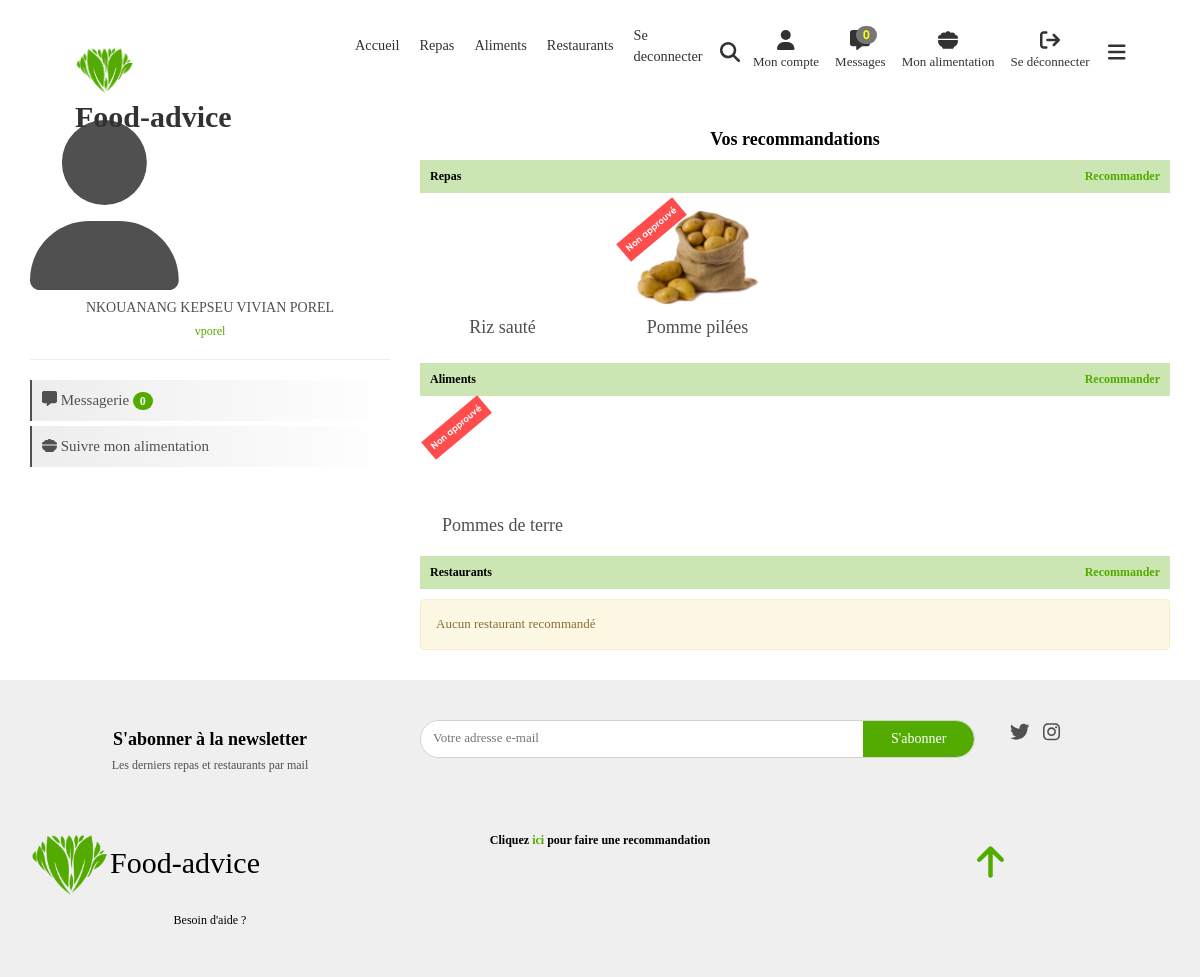
The page /mon-compte/ (signed in) on the database as committed earlier.
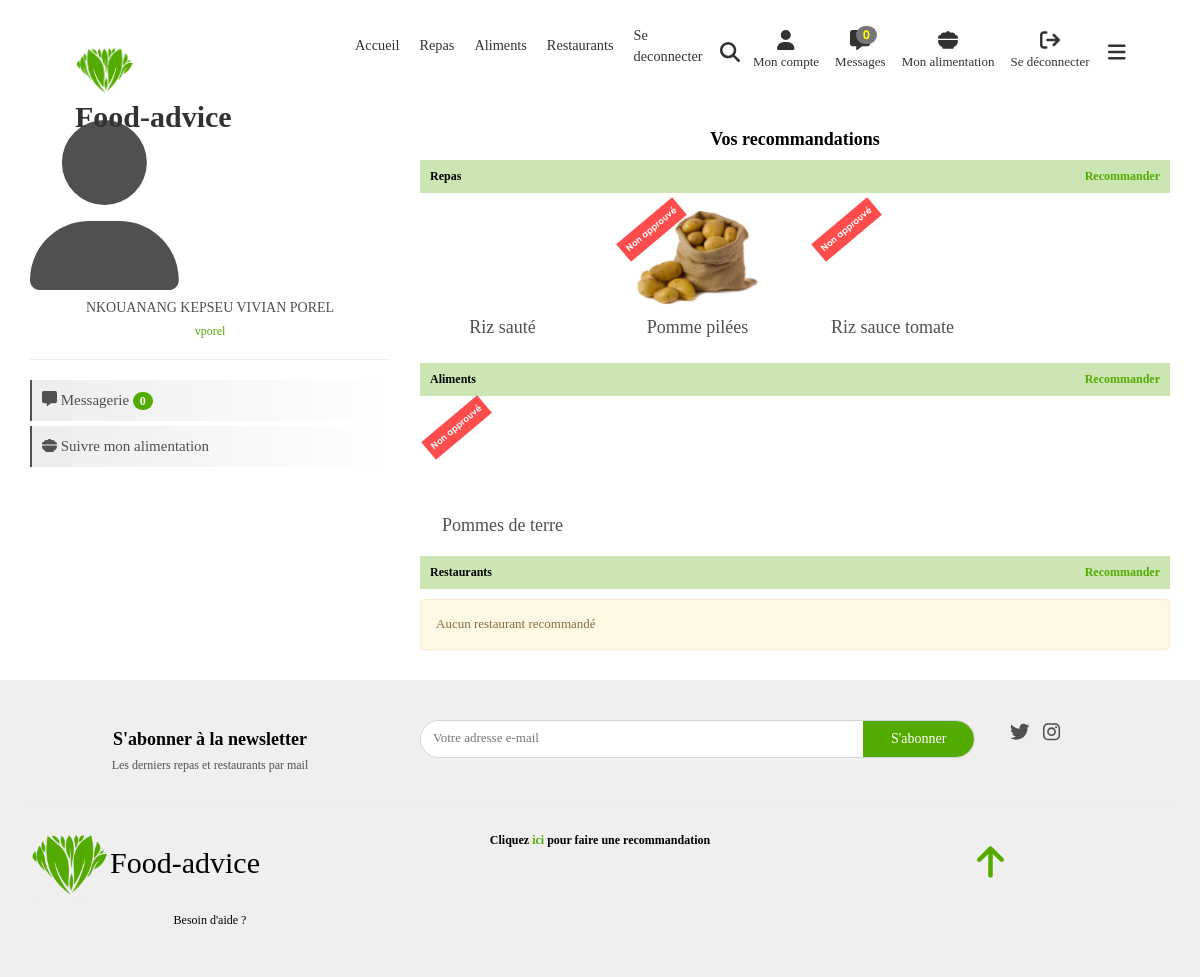
The same page on the database as committed later.
### app/models.py (models this page shows, shortened)
class Evaluable(Commentable):
    class Meta:
        abstract = True

class Repas(Evaluable):
    image = models.FileField(upload_to="static/images/repas/", validators=[FileExtensionValidator(allowed_extensions=IMAGE_EXTENSIONS)])
    momentJournee = models.IntegerField(choices=MOMENTS_JOURNEE, null=True, blank = True, verbose_name="Moment de la journée", help_text="Moment habituel de consommation de ce repas")
    origine = models.ForeignKey(OrigineRepas, models.CASCADE, null=True)

class Commentable(models.Model):
    class Meta:
        abstract = True
    nom = models.CharField(max_length=50, unique=True)
    description = models.TextField(null=True, blank=True)
    image = models.FileField()
    approuve = models.BooleanField(default=False)
    contributeur = models.ForeignKey(Contributeur, models.CASCADE, null=True, blank=True)
    dateCreation = models.DateTimeField(auto_now=True)
    dateDerniereModification = models.DateTimeField(auto_now_add=True)

class Aliment(Commentable):
    uniteComptage = models.CharField(max_length=30, verbose_name="Unité de comptage", null=True, blank=True, help_text="Comment on compte l'aliment (ex:doigt pour une banane)")
    masseUnite = models.FloatField(verbose_name="Masse unité (g)", help_text="La masse en grammes d'un élément (ex: 120 pour la banage)")
    image = models.FileField(upload_to="static/images/aliments/", validators=[FileExtensionValidator(allowed_extensions=IMAGE_EXTENSIONS)])
    tauxProteines = models.FloatField(default=0, verbose_name="Taux de proteines", help_text="Taux de proteines dans 100g")
    tauxLipides = models.FloatField(default=0, verbose_name="Taux de lipides", help_text="Taux de lipides dans 100g")
    tauxGlucides = models.FloatField(default=0, verbose_name="Taux de glucides", help_text="Taux de glucides dans 100g")
    mineraux = models.CharField(max_length=255, null=True, blank=True, verbose_name="Mineraux", help_text="Motif : mineral1, minearl2, ...")
    vitamines = models.CharField(max_length=255, null=True, blank=True, verbose_name="Vitamines", help_text="Motif : vitamine1, vitamine2, ...")
    detailApports = models.TextField(null=True, blank=True, verbose_name="Détail des apports", help_text="Vertus de l'aliment")
    detailRisques = models.TextField(null=True, blank=True, verbose_name="Détail des risques", help_text="Problèmes liés à une consommation non suivie")
    type = models.ForeignKey(TypeAliment, models.CASCADE, verbose_name="Type")
    def calories(self):
        return round(((((self.tauxGlucides + self.tauxProteines) * 4) + (self.tauxLipides * 9)) * (self.masseUnite / 100)), 2)

### app/views_account.py (the view)
# urls.py: path("", views_account.myaccount, name="myaccount"), #Page de gestion du compte utilisateur
def myaccount(request):
    return render(request, template_name="account/user-account.html", context={
			"user" : getUser(request.session)
    })

### app/custom_tags_filters.py (called while the page is built)
@register.simple_tag
def css(filePath):
    return mark_safe('<link rel="stylesheet" type="text/css" href="'+settings.STATIC_URL+filePath+'"/>')

@register.simple_tag
def js(filePath):
    return mark_safe('<script type="text/javascript" src="'+settings.STATIC_URL+filePath+'"></script>')

### app/user_session.py (called while the page is built)
def isUserConnected(session):
    return session.__contains__("user_id")

def getUser(session):
    if isUserConnected(session):
        try:
            return Contributeur.objects.get(id=session["user_id"])
        except Contributeur.DoesNotExist:
            disconnectUser(session)
            return None
    else:
        return None

### context_processors.py (called while the page is built)
def globals(request):
    return {
        'appUser':getUser(request.session)
    }

### templates/account/user-account.html (shortened to what this page needs)
{% extends 'base.html' %}
{% block styles %}
    {% css "css/user-account.css" %}
{% endblock %}
{% block body %}
    <div class="container">
    <div class="row">
        <div class="col-12 col-md-4">
            <span id="user-icon-span" class="d-flex justify-content-center">
                <i class="fas fa-user" id="user-icon"></i>
            </span>
            <div class=" text-center mt-3">
                <h5 id="user-name">{{ user.nom }}</h5>
                <h6 class="text-primary">{{ user.nomUtilisateur }}</h6>
            </div>
            {% if appUser == user %}
                <hr>
                <nav id="menu">
                    <a id="show-messages-btn" onclick="openMessagesBox()"><i class="fas fa-message"></i> Messagerie <span class="badge bg-primary">0</span></a>
                    <a id="show-alimentation-tracking-btn" onclick="openAlimentationTrackingBox()"><i class="fas fa-bowl-food"></i> Suivre mon alimentation</a>
                </nav>
            {% endif %}
        </div>
        <div class="col-12 col-md-8 mt-3 mt-md-0">
            <h4 class="title text-center text-md-start mb-3 mb-md-1">{% if appUser == user %}Vos recommandations{% else %}Recommandations{% endif %}</h4>
            <div class="recommandations" data-aos="fade-in-up">
                <h6 class="title">
                    Repas
                    {% if appUser == user %}
                        <a href="{% url "recommend-food" %}">Recommander</a>
                    {% endif %}
                </h6>
                {% if user.repas_set.count > 0 %}
                    <div class="row">
                        {% for repas in user.repas_set.all %}
                            {% if appUser == user or repas.approuve == True %}
                                {% include "macros/_food-little-presentation.html" with repas=repas %}
                            {% endif %}
                        {% endfor %}
                    </div>
                {% else %}
                    <div class="alert alert-warning">
                        Aucun repas recommandé
                    </div>
                {% endif %}
            </div>
            <div class="recommandations" data-aos="fade-in-up">
                <h6 class="title">
                    Aliments
                    {% if appUser == user  %}
                        <a href="{% url "recommend-aliment" %}">Recommander</a>
                    {% endif %}
                </h6>
                {% if user.aliment_set.count > 0 %}
                    <div class="row">
                        {% for aliment in user.aliment_set.all %}
                            {% if appUser == user or aliment.approuve == True %}
                                {% include "macros/_presentation-aliments.html" with aliment=aliment %}
                            {% endif %}
                        {% endfor %}
                    </div>
                {% else %}
                    <div class="alert alert-warning">
                        Aucun aliment recommandé
                    </div>
                {% endif %}
            </div>
            <div class="recommandations" data-aos="fade-in-up">
                <h6 class="title">
                    Restaurants
                    {% if appUser == user %}
                        <a href="{% url "recommend-restaurant" %}">Recommander</a>
                    {% endif %}
                </h6>
                {% if user.restaurant_set > 0 %}
                    <div class="row">
                        {% for restaurant in user.restaurant_set.all %}
                            {% if appUser == user and restaurant.approuve %}
                                {% include "macros/_food-little-presentation.php" with restaurant=restaurant %}
                            {% endif %}
                        {% endfor %}
                    </div>
                {% else %}
                    <div class="alert alert-warning">
                        Aucun restaurant recommandé
                    </div>
                {% endif %}
            </div>
        </div>
    </div>
</div>
{% endblock %}

### templates/macros/_food-little-presentation.html (shortened to what this page needs)
<a href="{% url 'show-food' repas.id %}" class="col-4 col-md-3 food food-little-presentation text-center" data-aos="zoom-in">
    {% if not repas.approuve %}
        <span class="badge-non-approuve">Non approuvé</span>
    {% endif %}
    <div class="image-div">
        <img src="/{{repas.image}}" alt="">
    </div>
    <h4 class="food-title">{{ repas.nom }}</h4>
</a>

### templates/macros/_presentation-aliments.html (shortened to what this page needs)
<a href="{% url "show-aliment" aliment.id %}" class="col-4 col-md-3 aliment aliment-little-presentation text-center" data-aos="zoom-in">
    {% if aliment.approuve != True %}
        <span class="badge-non-approuve">Non approuvé</span>
    {% endif %}
    <div class="image-div">
    </div>
    <h4 class="aliment-title">{{ aliment.nom }}</h4>
</a>

Rows that differ between the two databases and show on the page:
now on this page (row edited): Repas: approuve "Non approuvé", nom "Riz sauce tomate"
